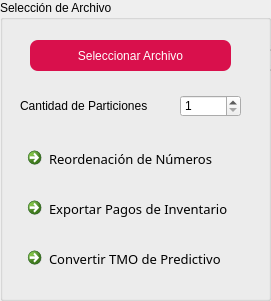
       <widget class="QGroupBox" name="Group_Selection_Starter_4">
        <property name="geometry">
         <rect>
          <x>10</x>
          <y>330</y>
          <width>271</width>
          <height>301</height>
         </rect>
        </property>
        <property name="styleSheet">
         <string notr="true">font: 63 10pt &quot;Bahnschrift SemiBold&quot;;</string>
        </property>
        <property name="title">
         <string>Selección de Archivo</string>
        </property>
        <widget class="QPushButton" name="pushButton_Select_File_4">
         <property name="geometry">
          <rect>
           <x>30</x>
           <y>40</y>
           <width>201</width>
           <height>31</height>
          </rect>
         </property>
         <property name="styleSheet">
          <string notr="true">QPushButton
{
	border-radius:8px;
	color: rgb(255, 255, 255);
	background-color: rgb(217, 16, 76);
}
QPushButton:Hover
{
	color: rgb(255, 255, 255);
	background-color: rgb(94, 94, 94);
}
QPushButton:pressed
{
	color: rgb(255, 255, 255);
	background-color: rgb(0, 0, 0);
}
</string>
         </property>
         <property name="text">
          <string>Seleccionar Archivo</string>
         </property>
         <property name="default">
          <bool>false</bool>
         </property>
        </widget>
        <widget class="QSpinBox" name="spinBox_Partitions_4">
         <property name="geometry">
          <rect>
           <x>180</x>
           <y>95</y>
           <width>61</width>
           <height>22</height>
          </rect>
         </property>
         <property name="minimum">
          <number>1</number>
         </property>
         <property name="maximum">
          <number>50</number>
         </property>
        </widget>
        <widget class="QLabel" name="label_Partitions_4">
         <property name="geometry">
          <rect>
           <x>20</x>
           <y>90</y>
           <width>168</width>
           <height>31</height>
          </rect>
         </property>
         <property name="styleSheet">
          <string notr="true">font: 63 10pt &quot;Bahnschrift SemiBold&quot;;</string>
         </property>
         <property name="text">
          <string>Cantidad de Particiones           </string>
         </property>
        </widget>
        <widget class="QGroupBox" name="Group_Selection_Starter_5">
         <property name="geometry">
          <rect>
           <x>270</x>
           <y>60</y>
           <width>271</width>
           <height>131</height>
          </rect>
         </property>
         <property name="styleSheet">
          <string notr="true">font: 63 10pt &quot;Bahnschrift SemiBold&quot;;</string>
         </property>
         <property name="title">
          <string>Selección de Archivo</string>
         </property>
         <widget class="QPushButton" name="pushButton_Select_File_11">
          <property name="geometry">
           <rect>
            <x>30</x>
            <y>40</y>
            <width>201</width>
            <height>31</height>
           </rect>
          </property>
          <property name="styleSheet">
           <string notr="true">QPushButton
{
	border-radius:8px;
	color: rgb(255, 255, 255);
	background-color: rgb(217, 16, 76);
}
QPushButton:Hover
{
	color: rgb(255, 255, 255);
	background-color: rgb(94, 94, 94);
}
QPushButton:pressed
{
	color: rgb(255, 255, 255);
	background-color: rgb(0, 0, 0);
}
</string>
          </property>
          <property name="text">
           <string>Seleccionar Archivo</string>
          </property>
          <property name="default">
           <bool>false</bool>
          </property>
         </widget>
         <widget class="QSpinBox" name="spinBox_Partitions_6">
          <property name="geometry">
           <rect>
            <x>194</x>
            <y>95</y>
            <width>61</width>
            <height>22</height>
           </rect>
          </property>
          <property name="minimum">
           <number>1</number>
          </property>
          <property name="maximum">
           <number>50</number>
          </property>
         </widget>
         <widget class="QLabel" name="label_Partitions_6">
          <property name="geometry">
           <rect>
            <x>20</x>
            <y>90</y>
            <width>168</width>
            <height>31</height>
           </rect>
          </property>
          <property name="styleSheet">
           <string notr="true">font: 63 10pt &quot;Bahnschrift SemiBold&quot;;</string>
          </property>
          <property name="text">
           <string>Cantidad de Particiones           </string>
          </property>
         </widget>
        </widget>
        <widget class="QGroupBox" name="Group_Selection_Starter_10">
         <property name="geometry">
          <rect>
           <x>270</x>
           <y>40</y>
           <width>271</width>
           <height>131</height>
          </rect>
         </property>
         <property name="styleSheet">
          <string notr="true">font: 63 10pt &quot;Bahnschrift SemiBold&quot;;</string>
         </property>
         <property name="title">
          <string>Selección de Archivo</string>
         </property>
         <widget class="QPushButton" name="pushButton_Select_File_12">
          <property name="geometry">
           <rect>
            <x>30</x>
            <y>40</y>
            <width>201</width>
            <height>31</height>
           </rect>
          </property>
          <property name="styleSheet">
           <string notr="true">QPushButton
{
	border-radius:8px;
	color: rgb(255, 255, 255);
	background-color: rgb(217, 16, 76);
}
QPushButton:Hover
{
	color: rgb(255, 255, 255);
	background-color: rgb(94, 94, 94);
}
QPushButton:pressed
{
	color: rgb(255, 255, 255);
	background-color: rgb(0, 0, 0);
}
</string>
          </property>
          <property name="text">
           <string>Seleccionar Archivo</string>
          </property>
          <property name="default">
           <bool>false</bool>
          </property>
         </widget>
         <widget class="QSpinBox" name="spinBox_Partitions_8">
          <property name="geometry">
           <rect>
            <x>194</x>
            <y>95</y>
            <width>61</width>
            <height>22</height>
           </rect>
          </property>
          <property name="minimum">
           <number>1</number>
          </property>
          <property name="maximum">
           <number>50</number>
          </property>
         </widget>
         <widget class="QLabel" name="label_Partitions_8">
          <property name="geometry">
           <rect>
            <x>20</x>
            <y>90</y>
            <width>168</width>
            <height>31</height>
           </rect>
          </property>
          <property name="styleSheet">
           <string notr="true">font: 63 10pt &quot;Bahnschrift SemiBold&quot;;</string>
          </property>
          <property name="text">
           <string>Cantidad de Particiones           </string>
          </property>
         </widget>
         <widget class="QGroupBox" name="Group_Selection_Starter_11">
          <property name="geometry">
           <rect>
            <x>270</x>
            <y>60</y>
            <width>271</width>
            <height>131</height>
           </rect>
          </property>
          <property name="styleSheet">
           <string notr="true">font: 63 10pt &quot;Bahnschrift SemiBold&quot;;</string>
          </property>
          <property name="title">
           <string>Selección de Archivo</string>
          </property>
          <widget class="QPushButton" name="pushButton_Select_File_14">
           <property name="geometry">
            <rect>
             <x>30</x>
             <y>40</y>
             <width>201</width>
             <height>31</height>
            </rect>
           </property>
           <property name="styleSheet">
            <string notr="true">QPushButton
{
	border-radius:8px;
	color: rgb(255, 255, 255);
	background-color: rgb(217, 16, 76);
}
QPushButton:Hover
{
	color: rgb(255, 255, 255);
	background-color: rgb(94, 94, 94);
}
QPushButton:pressed
{
	color: rgb(255, 255, 255);
	background-color: rgb(0, 0, 0);
}
</string>
           </property>
           <property name="text">
            <string>Seleccionar Archivo</string>
           </property>
           <property name="default">
            <bool>false</bool>
           </property>
          </widget>
          <widget class="QSpinBox" name="spinBox_Partitions_9">
           <property name="geometry">
            <rect>
             <x>194</x>
             <y>95</y>
             <width>61</width>
             <height>22</height>
            </rect>
           </property>
           <property name="minimum">
            <number>1</number>
           </property>
           <property name="maximum">
            <number>50</number>
           </property>
          </widget>
          <widget class="QLabel" name="label_Partitions_9">
           <property name="geometry">
            <rect>
             <x>20</x>
             <y>90</y>
             <width>168</width>
             <height>31</height>
            </rect>
           </property>
           <property name="styleSheet">
            <string notr="true">font: 63 10pt &quot;Bahnschrift SemiBold&quot;;</string>
           </property>
           <property name="text">
            <string>Cantidad de Particiones           </string>
           </property>
          </widget>
         </widget>
        </widget>
        <widget class="QCommandLinkButton" name="commandLinkButton_35">
         <property name="geometry">
          <rect>
           <x>20</x>
           <y>140</y>
           <width>221</width>
           <height>41</height>
          </rect>
         </property>
         <property name="font">
          <font>
           <family>Bahnschrift SemiBold</family>
           <pointsize>10</pointsize>
           <weight>7</weight>
           <italic>false</italic>
           <bold>false</bold>
          </font>
         </property>
         <property name="styleSheet">
          <string notr="true">/* Al pasar el mouse */
QPushButton:hover {
    border: 2px solid rgb(160, 160, 160); /* Borde gris claro */
    border-radius: 8px;
}

/* Al presionar */
QPushButton:pressed {
    background-color: rgb(230, 230, 230); /* Gris suave al presionar */
    border: 2px solid rgb(100, 100, 100); /* Borde más oscuro */
    border-radius: 8px;
    color: rgb(0, 0, 0);
}</string>
         </property>
         <property name="text">
          <string>Reordenación de Números</string>
         </property>
         <property name="icon">
          <iconset>
           <normaloff>../resources/ico/123456789.png</normaloff>../resources/ico/123456789.png</iconset>
         </property>
        </widget>
        <widget class="QCommandLinkButton" name="commandLinkButton_69">
         <property name="geometry">
          <rect>
           <x>20</x>
           <y>190</y>
           <width>221</width>
           <height>41</height>
          </rect>
         </property>
         <property name="font">
          <font>
           <family>Bahnschrift SemiBold</family>
           <pointsize>10</pointsize>
           <weight>7</weight>
           <italic>false</italic>
           <bold>false</bold>
          </font>
         </property>
         <property name="styleSheet">
          <string notr="true">/* Al pasar el mouse */
QPushButton:hover {
    border: 2px solid rgb(160, 160, 160); /* Borde gris claro */
    border-radius: 8px;
}

/* Al presionar */
QPushButton:pressed {
    background-color: rgb(230, 230, 230); /* Gris suave al presionar */
    border: 2px solid rgb(100, 100, 100); /* Borde más oscuro */
    border-radius: 8px;
    color: rgb(0, 0, 0);
}</string>
         </property>
         <property name="text">
          <string>Exportar Pagos de Inventario</string>
         </property>
         <property name="icon">
          <iconset>
           <normaloff>../resources/ico/inventory.png</normaloff>../resources/ico/inventory.png</iconset>
         </property>
        </widget>
        <widget class="QCommandLinkButton" name="commandLinkButton_70">
         <property name="geometry">
          <rect>
           <x>20</x>
           <y>240</y>
           <width>221</width>
           <height>41</height>
          </rect>
         </property>
         <property name="font">
          <font>
           <family>Bahnschrift SemiBold</family>
           <pointsize>10</pointsize>
           <weight>7</weight>
           <italic>false</italic>
           <bold>false</bold>
          </font>
         </property>
         <property name="styleSheet">
          <string notr="true">/* Al pasar el mouse */
QPushButton:hover {
    border: 2px solid rgb(160, 160, 160); /* Borde gris claro */
    border-radius: 8px;
}

/* Al presionar */
QPushButton:pressed {
    background-color: rgb(230, 230, 230); /* Gris suave al presionar */
    border: 2px solid rgb(100, 100, 100); /* Borde más oscuro */
    border-radius: 8px;
    color: rgb(0, 0, 0);
}</string>
         </property>
         <property name="text">
          <string>Convertir TMO de Predictivo</string>
         </property>
         <property name="icon">
          <iconset>
           <normaloff>../resources/ico/timer.png</normaloff>../resources/ico/timer.png</iconset>
         </property>
        </widget>
       </widget>
